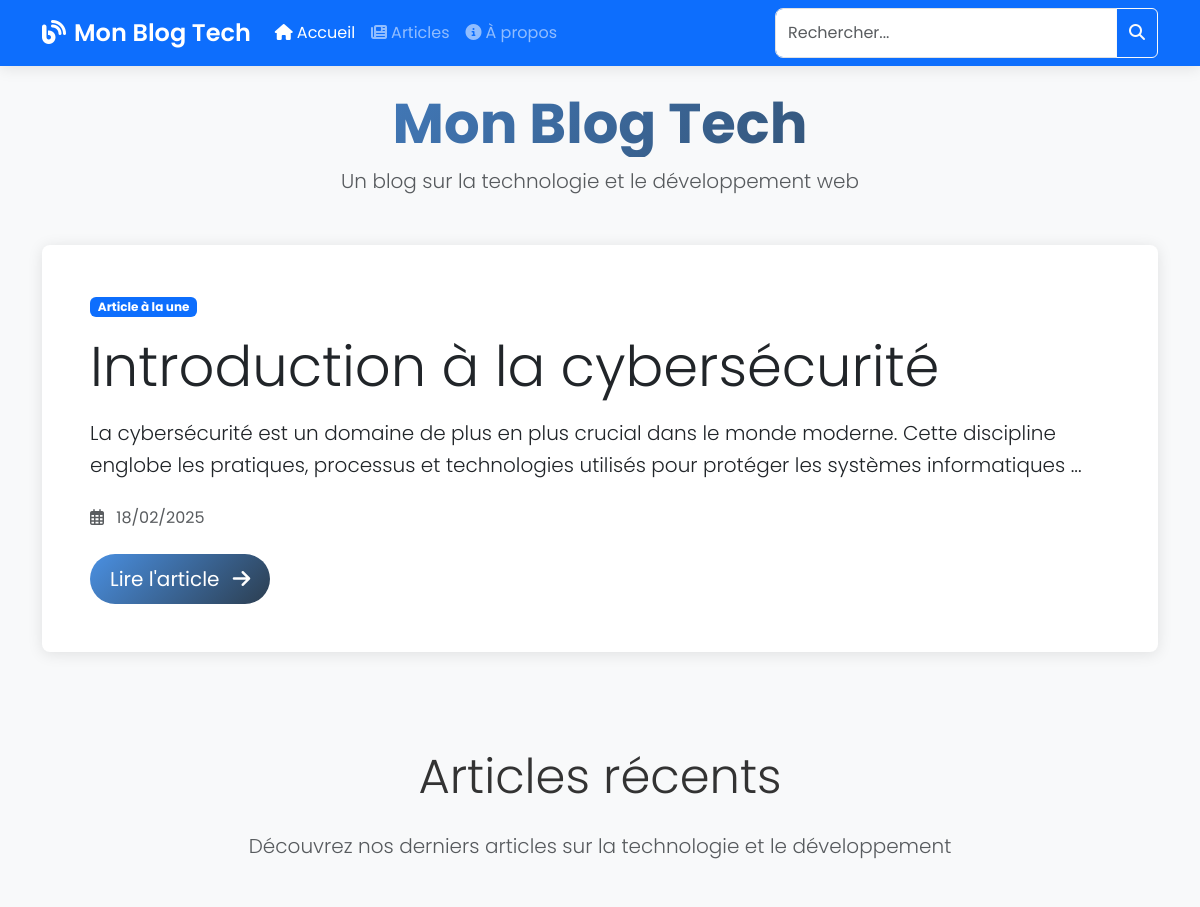
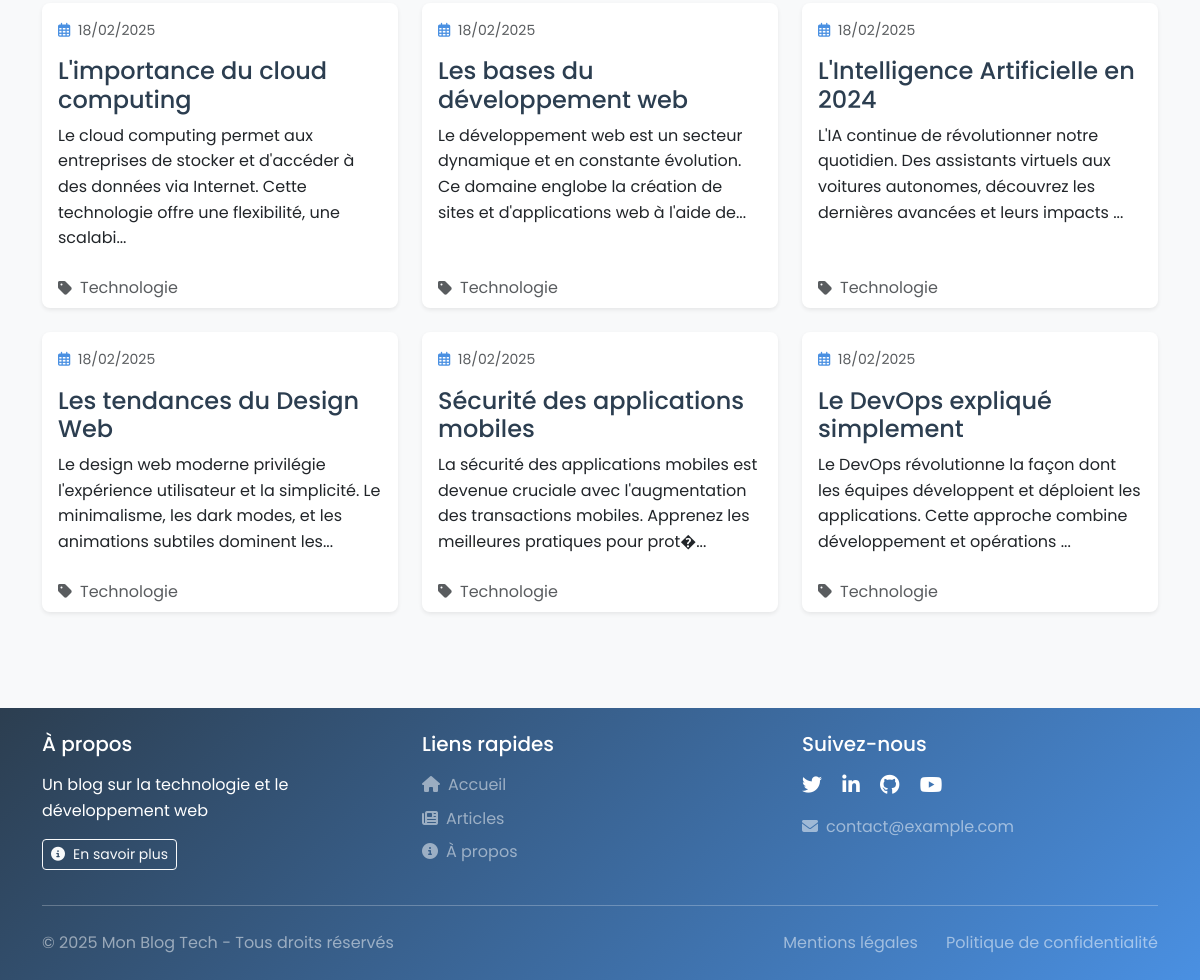
Before: / with the older database file (2 pictures, top to bottom).
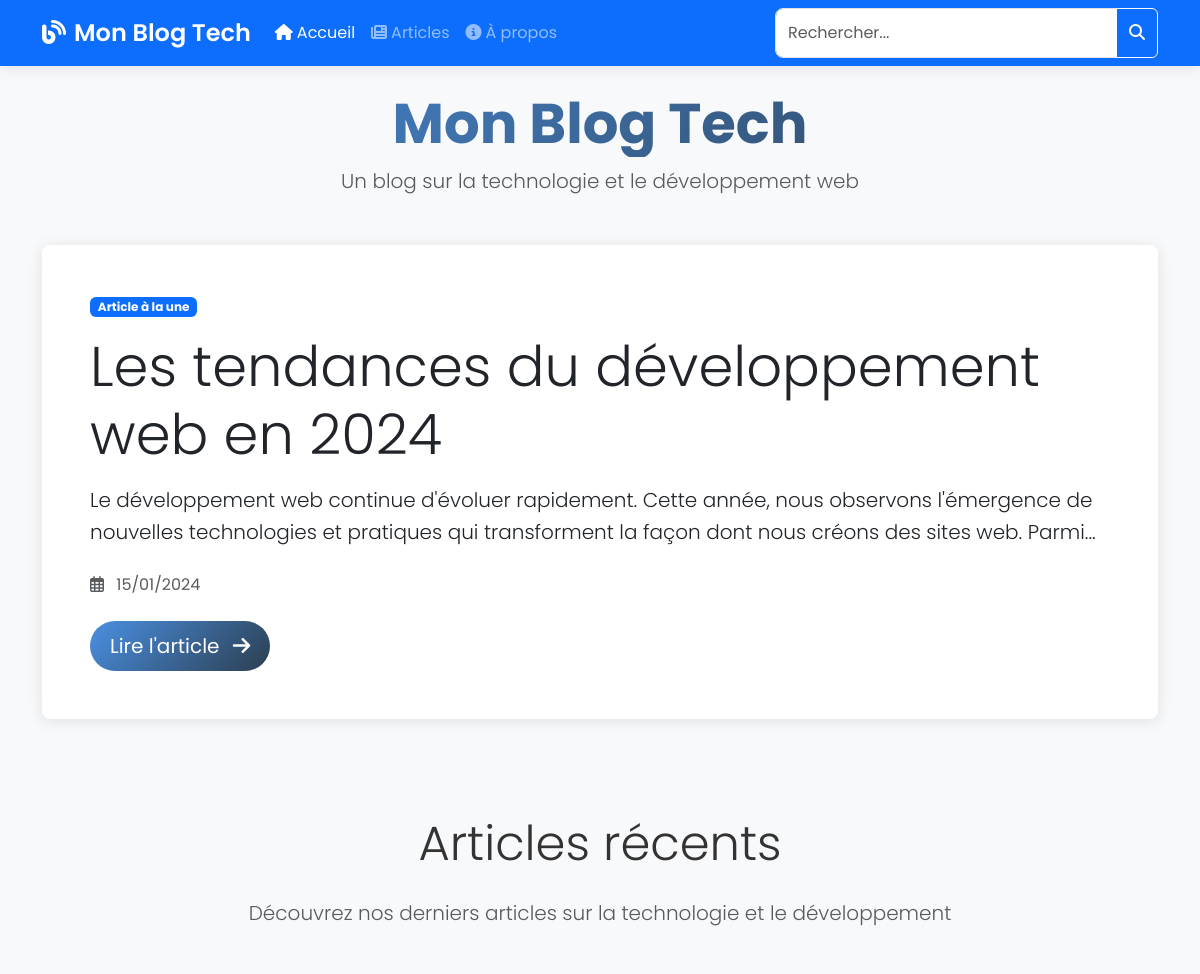
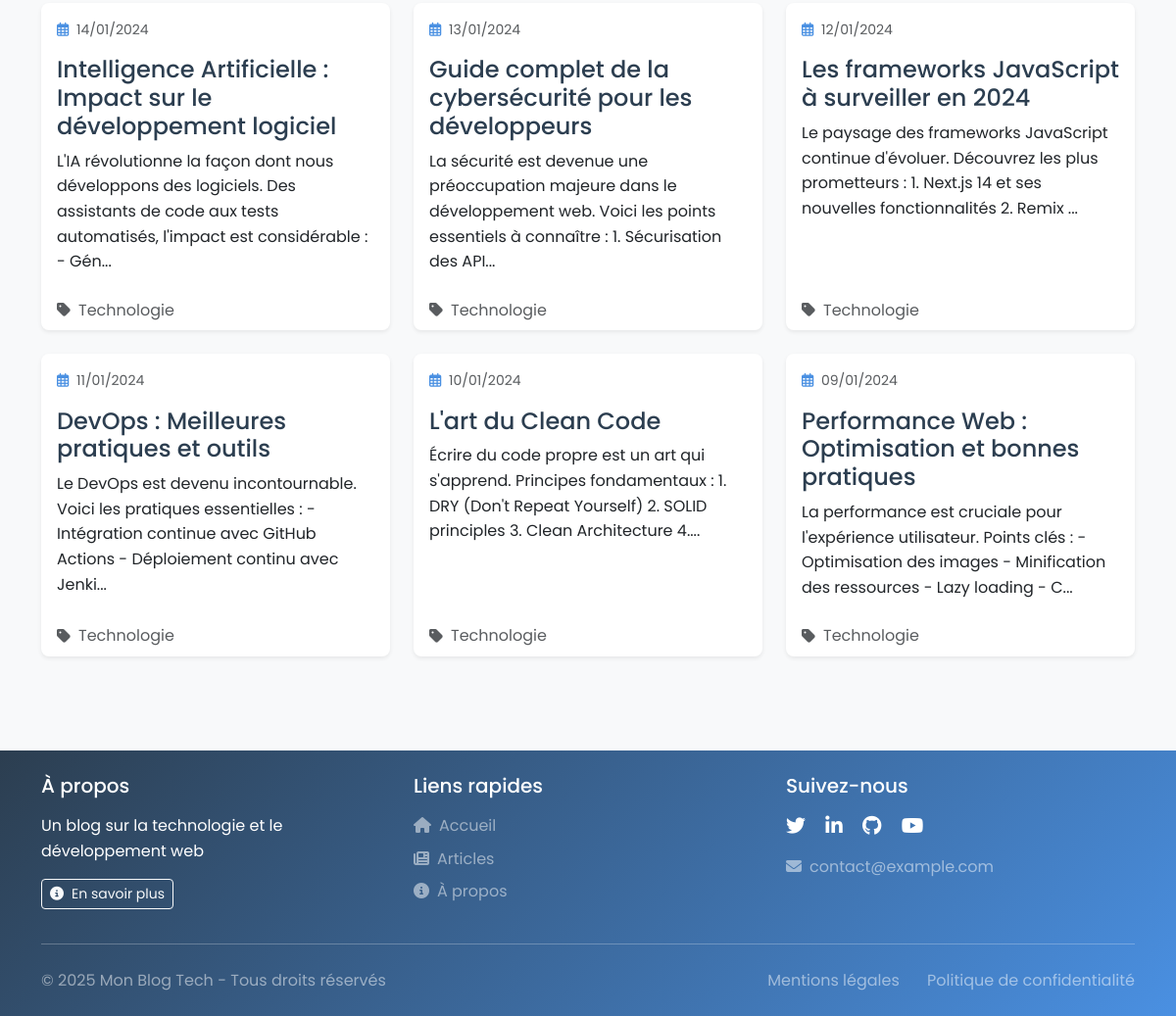
After: the same page with the newer database file (2 pictures, top to bottom).
### tables this page shows
CREATE TABLE IF NOT EXISTS articles (
    id INT AUTO_INCREMENT PRIMARY KEY,
    titre VARCHAR(255) NOT NULL,
    contenu TEXT NOT NULL,
    date_creation TIMESTAMP DEFAULT CURRENT_TIMESTAMP
);

### index.php (the view, shortened to what this page needs)
<?php
require_once('includes/db.php');
require_once('includes/header.php');
$stmt = $pdo->prepare("SELECT * FROM articles ORDER BY date_creation DESC LIMIT 1");
$stmt->execute();
$featured_article = $stmt->fetch();
$stmt = $pdo->prepare("SELECT * FROM articles WHERE id != ? ORDER BY date_creation DESC LIMIT 6");
$stmt->execute([$featured_article['id']]);
$articles = $stmt->fetchAll();
?>
<section class="hero-section mb-5">
    <div class="container">
        <div class="card hero-card border-0 overflow-hidden">
            <div class="card-body p-md-5 position-relative">
                <div class="hero-content">
                    <span class="badge bg-primary mb-3">Article à la une</span>
                    <h1 class="display-4 mb-3 hero-title">
                        <?php echo htmlspecialchars($featured_article['titre']); ?>
                    </h1>
                    <p class="lead mb-4">
                        <?php
                        $extrait = substr(strip_tags($featured_article['contenu']), 0, 200);
                        echo htmlspecialchars($extrait) . '...';
                        ?>
                    </p>
                    <div class="hero-meta mb-4">
                        <span class="text-muted">
                            <i class="far fa-calendar-alt me-2"></i>
                            <?php echo date('d/m/Y', strtotime($featured_article['date_creation'])); ?>
                        </span>
                    </div>
                    <a href="article.php?id=<?php echo $featured_article['id']; ?>"
                       class="btn btn-primary btn-lg">
                        Lire l'article <i class="fas fa-arrow-right ms-2"></i>
                    </a>
                </div>
            </div>
        </div>
    </div>
</section>
<section class="recent-articles py-5">
    <div class="container">
        <div class="section-header text-center mb-5">
            <h2 class="display-5 mb-3">Articles récents</h2>
            <p class="lead text-muted">Découvrez nos derniers articles sur la technologie et le développement</p>
        </div>
        <div class="row row-cols-1 row-cols-md-2 row-cols-lg-3 g-4">
            <?php foreach ($articles as $article): ?>
                <div class="col">
                    <article class="card h-100 article-card border-0 shadow-sm">
                        <div class="card-body">
                            <div class="article-meta mb-3">
                                <small class="text-muted">
                                    <i class="far fa-calendar-alt me-1"></i>
                                    <?php echo date('d/m/Y', strtotime($article['date_creation'])); ?>
                                </small>
                            </div>
                            <h3 class="card-title h4">
                                <a href="article.php?id=<?php echo $article['id']; ?>" class="stretched-link">
                                    <?php echo htmlspecialchars($article['titre']); ?>
                                </a>
                            </h3>
                            <p class="card-text">
                                <?php
                                $extrait = substr(strip_tags($article['contenu']), 0, 150);
                                echo htmlspecialchars($extrait) . '...';
                                ?>
                            </p>
                        </div>
                        <div class="card-footer bg-transparent border-0 mt-auto">
                            <div class="d-flex align-items-center text-muted">
                                <i class="fas fa-tag me-2"></i>
                                <span>Technologie</span>
                            </div>
                        </div>
                    </article>
                </div>
            <?php endforeach; ?>
        </div>
    </div>
</section>
<?php require_once('includes/footer.php'); ?>

### includes/header.php (shortened to what this page needs)
<!DOCTYPE html>
<html lang="fr">
<head>
    <link href="https://cdn.jsdelivr.net/npm/bootstrap@5.3.0/dist/css/bootstrap.min.css" rel="stylesheet">
    <link rel="stylesheet" href="https://cdnjs.cloudflare.com/ajax/libs/font-awesome/6.4.0/css/all.min.css">
    <link rel="stylesheet" href="<?php echo dirname($_SERVER['PHP_SELF']) === '/' ? '' : dirname($_SERVER['PHP_SELF']); ?>/css/style.css">
</head>
<body>
    <nav class="navbar navbar-expand-lg navbar-dark bg-primary mb-4">
        <div class="container">
            <a class="navbar-brand" href="<?php echo dirname($_SERVER['PHP_SELF']) === '/' ? '' : dirname($_SERVER['PHP_SELF']); ?>/index.php">
                <i class="fas fa-blog me-2"></i><?php echo SITE_TITLE; ?>
            </a>
            <div class="collapse navbar-collapse" id="navbarNav">
                <ul class="navbar-nav me-auto">
                    <li class="nav-item">
                        <a class="nav-link <?php echo basename($_SERVER['PHP_SELF']) === 'index.php' ? 'active' : ''; ?>"
                           href="<?php echo dirname($_SERVER['PHP_SELF']) === '/' ? '' : dirname($_SERVER['PHP_SELF']); ?>/index.php">
                            <i class="fas fa-home me-1"></i>Accueil
                        </a>
                    </li>
                    <li class="nav-item">
                        <a class="nav-link <?php echo basename($_SERVER['PHP_SELF']) === 'articles.php' ? 'active' : ''; ?>"
                           href="<?php echo dirname($_SERVER['PHP_SELF']) === '/' ? '' : dirname($_SERVER['PHP_SELF']); ?>/articles.php">
                            <i class="fas fa-newspaper me-1"></i>Articles
                        </a>
                    </li>
                    <li class="nav-item">
                        <a class="nav-link <?php echo basename($_SERVER['PHP_SELF']) === 'about.php' ? 'active' : ''; ?>"
                           href="<?php echo dirname($_SERVER['PHP_SELF']) === '/' ? '' : dirname($_SERVER['PHP_SELF']); ?>/about.php">
                            <i class="fas fa-info-circle me-1"></i>À propos
                        </a>
                    </li>
                </ul>
                <form class="d-flex" action="<?php echo dirname($_SERVER['PHP_SELF']) === '/' ? '' : dirname($_SERVER['PHP_SELF']); ?>/articles.php" method="GET">
                    <div class="input-group">
                        <input class="form-control" type="search" name="recherche"
                               placeholder="Rechercher..." aria-label="Search"
                               value="<?php echo isset($_GET['recherche']) ? htmlspecialchars($_GET['recherche']) : ''; ?>">
                        <button class="btn btn-outline-light" type="submit">
                            <i class="fas fa-search"></i>
                        </button>
                    </div>
                </form>
            </div>
        </div>
    </nav>
    <?php if (basename($_SERVER['PHP_SELF']) === 'index.php'): ?>
    <div class="container">
        <header class="text-center mb-5">
            <h1 class="display-4 header-title"><?php echo SITE_TITLE; ?></h1>
            <p class="lead text-muted"><?php echo SITE_DESCRIPTION; ?></p>
        </header>
    </div>
    <?php endif; ?>

### includes/footer.php (shortened to what this page needs)
    <footer class="bg-dark text-white py-4 mt-5">
        <div class="container">
            <div class="row">
                <div class="col-md-4 mb-3 mb-md-0">
                    <h5 class="mb-3">À propos</h5>
                    <p class="mb-0"><?php echo SITE_DESCRIPTION; ?></p>
                    <div class="mt-3">
                        <a href="../about.php" class="btn btn-outline-light btn-sm">
                            <i class="fas fa-info-circle me-2"></i>En savoir plus
                        </a>
                    </div>
                </div>
                <div class="col-md-4 mb-3 mb-md-0">
                    <h5 class="mb-3">Liens rapides</h5>
                    <ul class="list-unstyled">
                        <li class="mb-2">
                            <a href="../index.php" class="text-white-50 text-decoration-none hover-link">
                                <i class="fas fa-home me-2"></i>Accueil
                            </a>
                        </li>
                        <li class="mb-2">
                            <a href="../articles.php" class="text-white-50 text-decoration-none hover-link">
                                <i class="fas fa-newspaper me-2"></i>Articles
                            </a>
                        </li>
                        <li class="mb-2">
                            <a href="../about.php" class="text-white-50 text-decoration-none hover-link">
                                <i class="fas fa-info-circle me-2"></i>À propos
                            </a>
                        </li>
                    </ul>
                </div>
                <div class="col-md-4">
                    <h5 class="mb-3">Suivez-nous</h5>
                    <div class="social-links">
                        <a href="https://twitter.com/" target="_blank" class="text-white me-3 social-hover">
                            <i class="fab fa-twitter fa-lg"></i>
                        </a>
                        <a href="https://linkedin.com/" target="_blank" class="text-white me-3 social-hover">
                            <i class="fab fa-linkedin-in fa-lg"></i>
                        </a>
                        <a href="https://github.com/" target="_blank" class="text-white me-3 social-hover">
                            <i class="fab fa-github fa-lg"></i>
                        </a>
                        <a href="https://youtube.com/" target="_blank" class="text-white social-hover">
                            <i class="fab fa-youtube fa-lg"></i>
                        </a>
                    </div>
                    <div class="mt-3">
                        <a href="mailto:contact@example.com" class="text-white-50 text-decoration-none hover-link">
                            <i class="fas fa-envelope me-2"></i>contact@example.com
                        </a>
                    </div>
                </div>
            </div>
            <hr class="my-4 bg-light opacity-25">
            <div class="row align-items-center">
                <div class="col-md-6 text-center text-md-start mb-3 mb-md-0">
                    <p class="mb-0 text-white-50">
                        &copy; <?php echo date('Y'); ?> <?php echo SITE_TITLE; ?> - Tous droits réservés
                    </p>
                </div>
                <div class="col-md-6 text-center text-md-end">
                    <ul class="list-inline mb-0">
                        <li class="list-inline-item">
                            <a href="../mentions-legales.php" class="text-white-50 text-decoration-none hover-link">
                                Mentions légales
                            </a>
                        </li>
                        <li class="list-inline-item ms-3">
                            <a href="../confidentialite.php" class="text-white-50 text-decoration-none hover-link">
                                Politique de confidentialité
                            </a>
                        </li>
                    </ul>
                </div>
            </div>
        </div>
    </footer>
</body>
</html>

### css/style.css (style rules this page uses)
:root { --primary-color: #4a90e2; --secondary-color: #2c3e50; --accent-color: #e74c3c; --text-color: #333; --light-gray: #f8f9fa; --border-radius: 8px; --box-shadow: 0 2px 15px rgba(0, 0, 0, 0.1); }
body { font-family: 'Poppins', sans-serif; line-height: 1.6; color: var(--text-color); background-color: var(--light-gray); }
.navbar { box-shadow: var(--box-shadow); }
.navbar-brand { font-weight: 600; font-size: 1.5rem; }
.header-title { background: linear-gradient(135deg, var(--primary-color), var(--secondary-color)); -webkit-background-clip: text; -webkit-text-fill-color: transparent; font-weight: 700; }
.card { border: none; border-radius: var(--border-radius); box-shadow: var(--box-shadow); transition: transform 0.3s ease; }
.card-title a { color: var(--secondary-color); text-decoration: none; transition: color 0.3s ease; }
.btn-primary { background: linear-gradient(135deg, var(--primary-color), var(--secondary-color)); border: none; padding: 10px 20px; border-radius: 25px; transition: transform 0.3s ease; }
.form-control { border-radius: var(--border-radius); border: 1px solid #e1e1e1; padding: 12px; }
footer { background: linear-gradient(135deg, var(--secondary-color), var(--primary-color)); }
.card, .comment-card { animation: fadeIn 0.5s ease-out; }
.social-links a { transition: opacity 0.3s ease; }
.article-card { transition: all 0.3s ease; }
.article-meta { display: flex; align-items: center; gap: 1rem; }
.article-meta i { color: var(--primary-color); }

### includes/footer.php (style rules this page uses)
.hover-link { transition: all 0.3s ease; }
.social-hover { transition: all 0.3s ease; display: inline-block; }

Changed rows visible on the page:
removed articles: date_creation "18/02/2025", titre "L'importance du cloud computing", contenu "Le cloud computing permet aux entreprises de stocker et d'accéder à des données via Internet. Cette technologie offre une flexibilité, une scalabi"
removed articles: date_creation "18/02/2025", titre "Les bases du développement web", contenu "Le développement web est un secteur dynamique et en constante évolution. Ce domaine englobe la création de sites et d'applications web à l'aide de"
removed articles: date_creation "18/02/2025", titre "L'Intelligence Artificielle en 2024", contenu "L'IA continue de révolutionner notre quotidien. Des assistants virtuels aux voitures autonomes, découvrez les dernières avancées et leurs impacts"
removed articles: date_creation "18/02/2025", titre "Les tendances du Design Web", contenu "Le design web moderne privilégie l'expérience utilisateur et la simplicité. Le minimalisme, les dark modes, et les animations subtiles dominent les"
removed articles: date_creation "18/02/2025", titre "Sécurité des applications mobiles", contenu "La sécurité des applications mobiles est devenue cruciale avec l'augmentation des transactions mobiles. Apprenez les meilleures pratiques pour prot�"
removed articles: date_creation "18/02/2025", titre "Le DevOps expliqué simplement", contenu "Le DevOps révolutionne la façon dont les équipes développent et déploient les applications. Cette approche combine développement et opérations"
changed articles: titre "Introduction à la cybersécurité" → "Les tendances du développement web en 2024"; contenu "La cybersécurité est un domaine de plus en plus crucial dans le monde moderne. Cette discipline englobe les pratiques, processus et technologies utilisés pour protéger les systèmes informatiques" → "Le développement web continue d'évoluer rapidement. Cette année, nous observons l'émergence de nouvelles technologies et pratiques qui transforment la façon dont nous créons des sites web. Parmi"; date_creation "18/02/2025" → "15/01/2024"
added articles: date_creation "14/01/2024", titre "Intelligence Artificielle : Impact sur le développement logiciel", contenu "L'IA révolutionne la façon dont nous développons des logiciels. Des assistants de code aux tests automatisés, l'impact est considérable : - Gén"
added articles: date_creation "13/01/2024", titre "Guide complet de la cybersécurité pour les développeurs", contenu "La sécurité est devenue une préoccupation majeure dans le développement web. Voici les points essentiels à connaître : 1. Sécurisation des API"
added articles: date_creation "12/01/2024", titre "Les frameworks JavaScript à surveiller en 2024", contenu "Le paysage des frameworks JavaScript continue d'évoluer. Découvrez les plus prometteurs : 1. Next.js 14 et ses nouvelles fonctionnalités 2. Remix"
added articles: date_creation "11/01/2024", titre "DevOps : Meilleures pratiques et outils", contenu "Le DevOps est devenu incontournable. Voici les pratiques essentielles : - Intégration continue avec GitHub Actions - Déploiement continu avec Jenki"
added articles: date_creation "10/01/2024", titre "L'art du Clean Code", contenu "Écrire du code propre est un art qui s'apprend. Principes fondamentaux : 1. DRY (Don't Repeat Yourself) 2. SOLID principles 3. Clean Architecture 4."
added articles: date_creation "09/01/2024", titre "Performance Web : Optimisation et bonnes pratiques", contenu "La performance est cruciale pour l'expérience utilisateur. Points clés : - Optimisation des images - Minification des ressources - Lazy loading - C"
